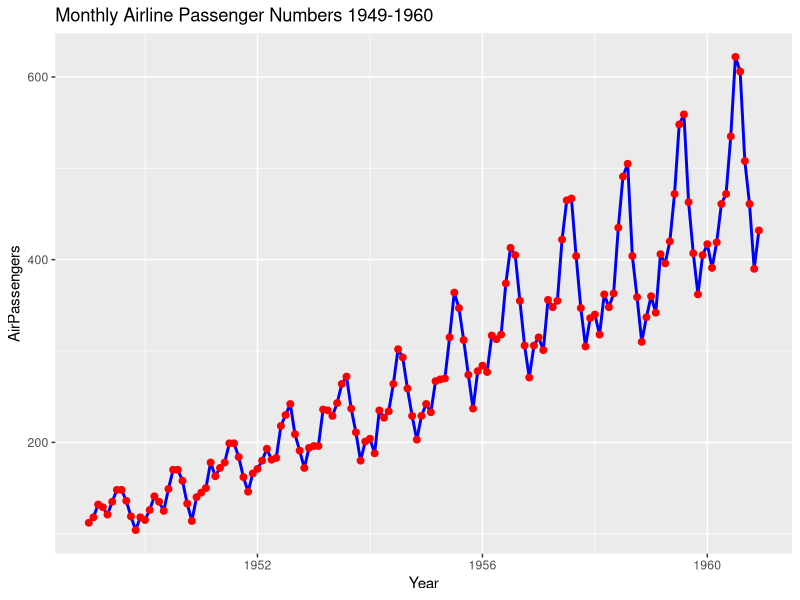
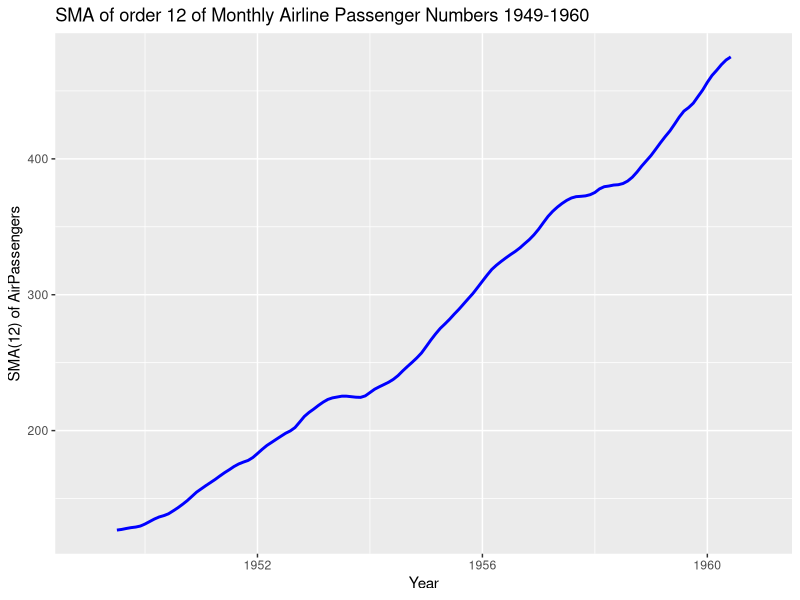
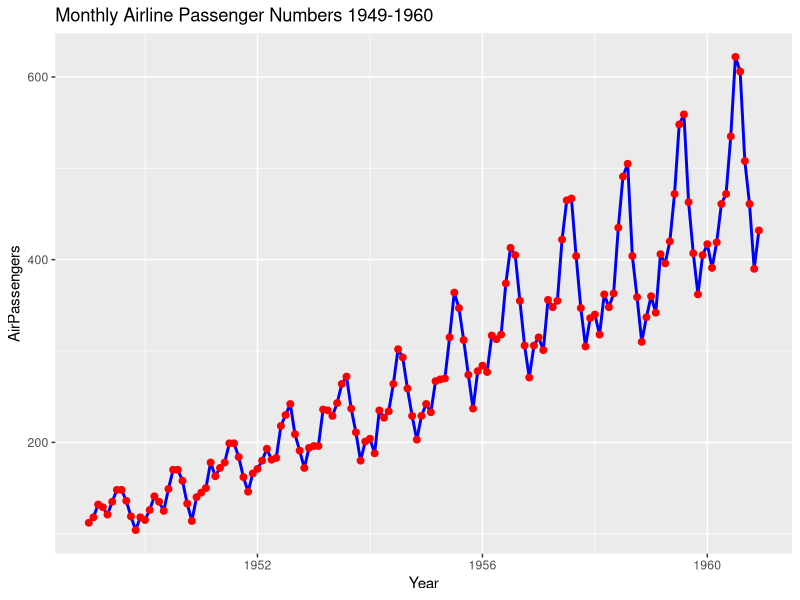
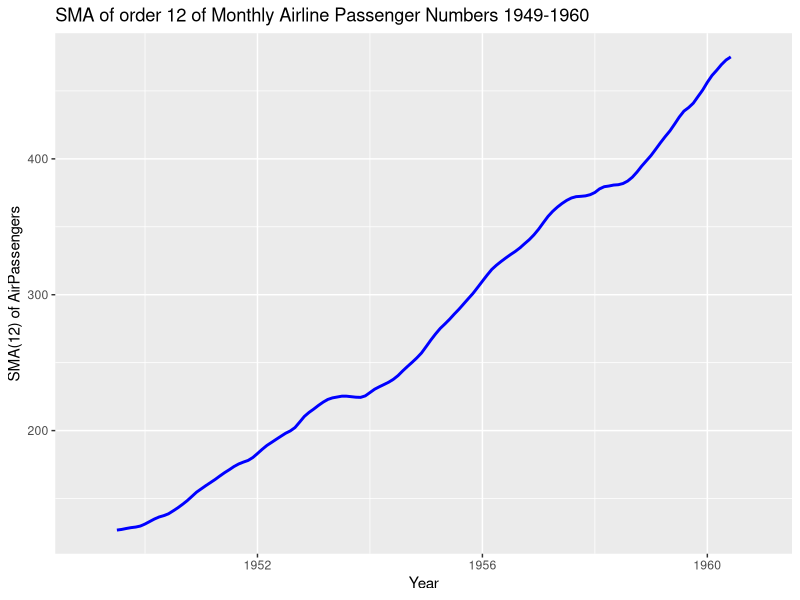

Here is the R script that generated these plots, in order:
AirPassengers

df <- data.frame(time_point = as.numeric(time(AirPassengers)),
                 value = as.numeric(AirPassengers))

library(tidyverse)

df %>%
  ggplot(aes(x = time_point, y = value)) +
  geom_line(linewidth = 1, col = "blue") +
  geom_point(size = 2, col = "red") +
  labs(x = "Year", y = "AirPassengers", title = "Monthly Airline Passenger Numbers 1949-1960")


ggsave(path = "D:\\Users\\Documents\\Time_Series_Analysis\\figures",
       width = 10,
       height = 7,
       device='png',
       dpi=500,
       filename = "AirPassengers.png",
       units = "in")

# Simple Moving Average of order m = 12

m <- 12
fltr <- c(1/2, rep(1, m-1), 1/2)/m

sma_values <- stats::filter(AirPassengers, filter = fltr)

sma_values

df1 <- data.frame(time_points = as.numeric(time(AirPassengers)),
                  sma = sma_values)

df1 %>%
  ggplot(aes(x = time_points, y = sma)) +
  geom_line(linewidth = 1, col = "blue") +
  labs(x = "Year", y = "SMA(12) of AirPassengers",
       title = "SMA of order 12 of Monthly Airline Passenger Numbers 1949-1960")

ggsave(path = "D:\\Users\\Documents\\Time_Series_Analysis\\figures",
       width = 10,
       height = 7,
       device='png',
       dpi=500,
       filename = "AirPassengers_SMA_12.png",
       units = "in")
